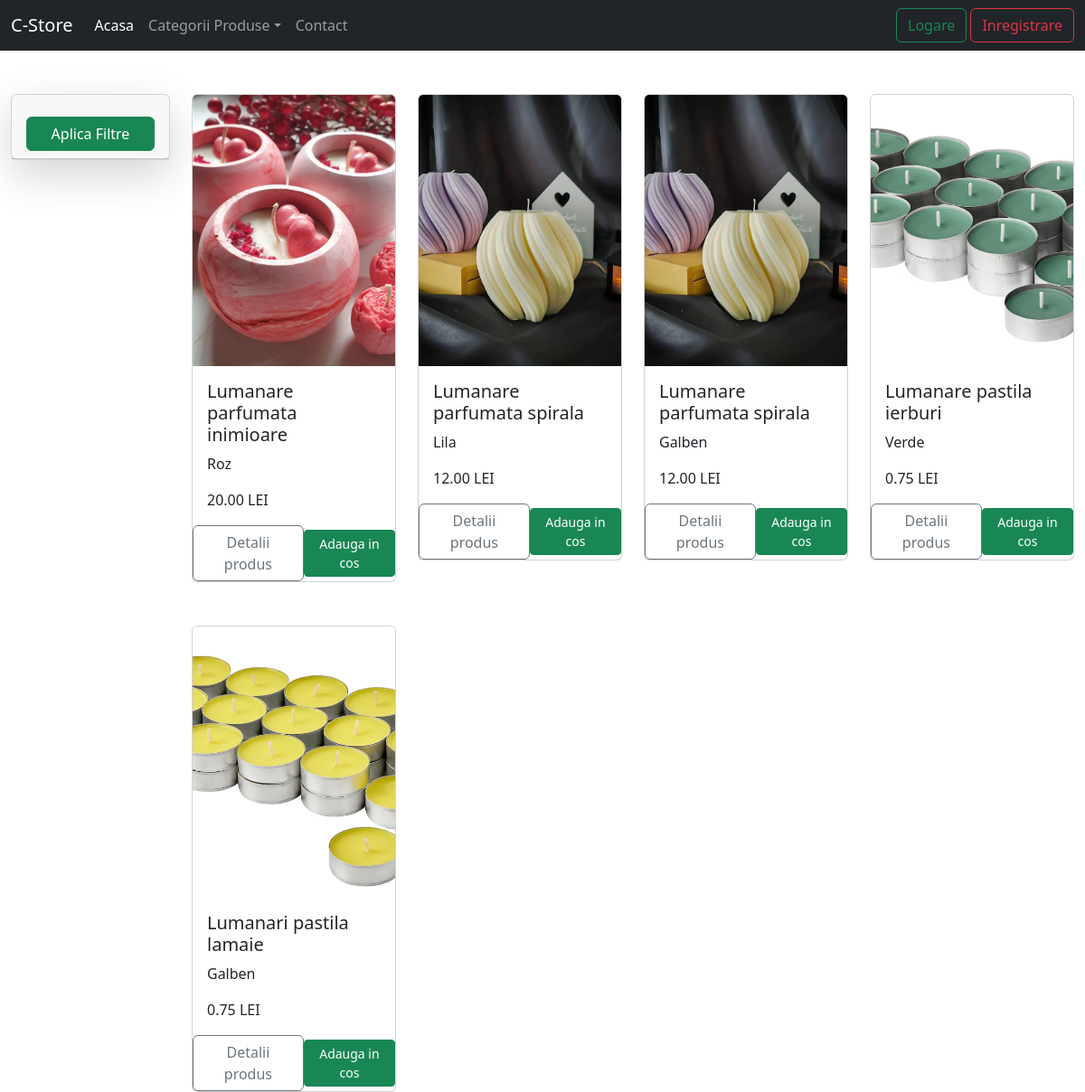
The page /get_products/1/ on the database its author committed.
### product/models.py (models this page shows, shortened)
class Product(models.Model):
    COLOR = [
        ('bleu', 'Bleu'),
        ('roz', 'Roz'),
        ('alb', 'Alb'),
        ('lila', 'Lila'),
        ('verde', 'Verde'),
        ('mov', 'Mov'),
        ('galben', 'Galben')
    ]
    name = models.CharField(max_length=255)
    color = models.CharField(max_length=10, choices=COLOR)
    description = models.TextField()
    image = models.ImageField(upload_to='static/products/')
    category = models.ForeignKey(Category, on_delete=models.CASCADE)
    price = models.DecimalField(max_digits=10, decimal_places=2)
    available = models.BooleanField(default=True)

### product/views.py (the view)
# urls.py: path('get_products/<int:pk>/', views.get_all_products_per_category, name='get-products'),
def get_all_products_per_category(request, pk):
    products_per_category = Product.objects.filter(category_id=pk)
    return render(request, 'product/list_of_products.html',
                  {'all_products': products_per_category})

### cstore/context_processors.py (called while the page is built)
def get_all_categories(request):
    get_categories = Category.objects.all()
    return {'categories': get_categories}

### templates/product/list_of_products.html (shortened to what this page needs)
{% extends 'base.html' %}
{% load static %}
{% block content %}
    <div class="container-fluid">
        <div class="row">
            <div class="col-md-2 gy-5">
                <div class="card shadow-lg">
                    <div class="card-header card-header-filters">
                        <div class="d-grid gap-2">
                        <button class="btn btn-success mt-3 collapsed" type="button" data-bs-toggle="collapse" data-bs-target="#filtersCollapse"
                                aria-expanded="false" aria-controls="filtersCollapse">Aplica Filtre</button>
                        </div>
                    </div>
                </div>
            </div>
            <div class="col-md-10">
                <div class="row">
                    {% if all_products %}
                        {% for product in all_products %}
                            <div class="col-md-3 gy-5">
                                <div class="card">
                                    {% if product.image %}
                                        <img src="{{ product.image.url }}" alt="Imagine Produs"
                                             class="card-img-top" width="100%" height="300" style="object-fit: cover">
                                    {% else %}
                                        <img src="{% static 'images/logo.jpeg' %}" alt="Imagine produs indisponibila"
                                             class="card-img-top" width="100%" height="300" style="object-fit: cover">
                                    {% endif %}
                                    <div class="card-body">
                                        <h5 class="card-title">{{ product.name }}</h5>
                                        <p class="card-text">{{ product.color|capfirst }}</p>
                                        <p class="card-text">{{ product.price }} LEI</p>
                                    </div>
                                    <div class="d-flex justify-content-between align-items-center">
                                        <a class="btn btn-outline-secondary"
                                           href="{% url 'details-product' product.id %}">Detalii produs</a>
                                        <form action="{% url 'add-to-cart' %}" method="post">
                                            <button type="submit" class="btn btn-sm btn-success"> Adauga in cos
                                            </button>
                                        </form>
                                    </div>
                                </div>
                            </div>
                        {% endfor %}
                    {% endif %}
                </div>
            </div>
        </div>
    </div>
{% endblock %}

### rows shown on the page
Product: image (picture), name "Lumanare parfumata inimioare", color "Roz", price "20.00"
Product: image (picture), name "Lumanare parfumata spirala", color "Lila", price "12.00"
Product: image (picture), name "Lumanare parfumata spirala", color "Galben", price "12.00"
Product: image (picture), name "Lumanare pastila ierburi", color "Verde", price "0.75"
Product: image (picture), name "Lumanari pastila lamaie", color "Galben", price "0.75"
